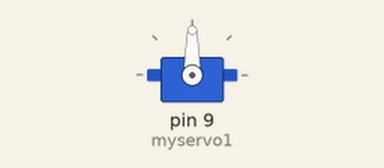
Simulated run of this sketch. Board: Arduino Uno, built with avr-gcc and run on an emulated ATmega328P. On the bench: servo.

Above: at 0.05 s.
At 0.75 s:
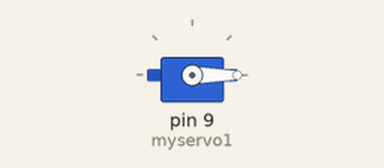
At 1.5 s:
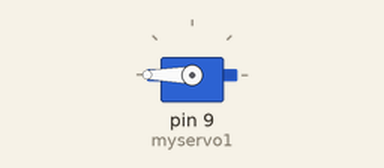
Timing chart, 0 to 3.5 s (numbered marks = the images above):
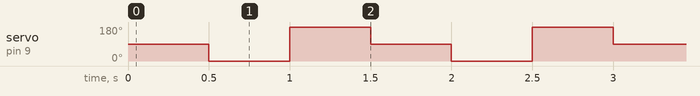

Measured:
- by itself, servo on pin 9 (myservo1): repeats every 1.5 s: 180° 0.50 s, 90° 0.50 s, 0° 0.50 s

The sketch:

SetSpeedPWM.ino
```cpp
#include <Servo.h>

// создаём объекты для управления сервоприводами
Servo myservo1;

void setup()
{
  // подключаем сервоприводы к выводам 11 и 12
  myservo1.attach(9);
}

void loop()
{
  // устанавливаем сервоприводы в серединное положение
  myservo1.write(90);
  delay(500);
  // устанавливаем сервоприводы в крайнее левое положение
  myservo1.write(0);
  delay(500);
  // устанавливаем сервоприводы в крайнее правое положение
  myservo1.write(180);
  delay(500);
}
```
